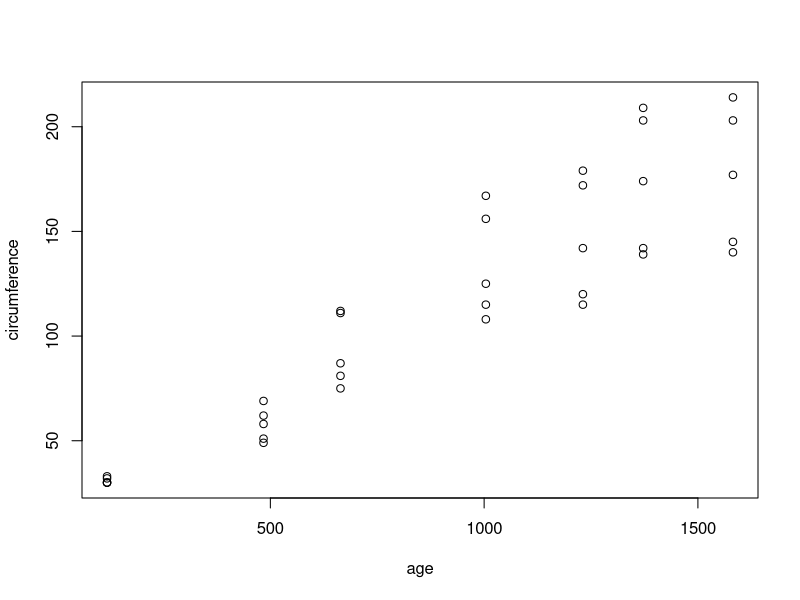

This figure's R source: (Note: this script raises an error after producing the figure.)
library(nlme)

# Orange
# Tree  age circumference

plot(circumference~age, Orange)
xyplot(circumference~age|Tree, Orange)

fm <- nlme(circumference~phi1/(1+exp(-(age-phi2)/phi3)),
           fixed=phi1+phi2+phi3~1, random=phi1~1|Tree,
           data=Orange, start=c(phi1=200,phi2=800,phi3=400))
